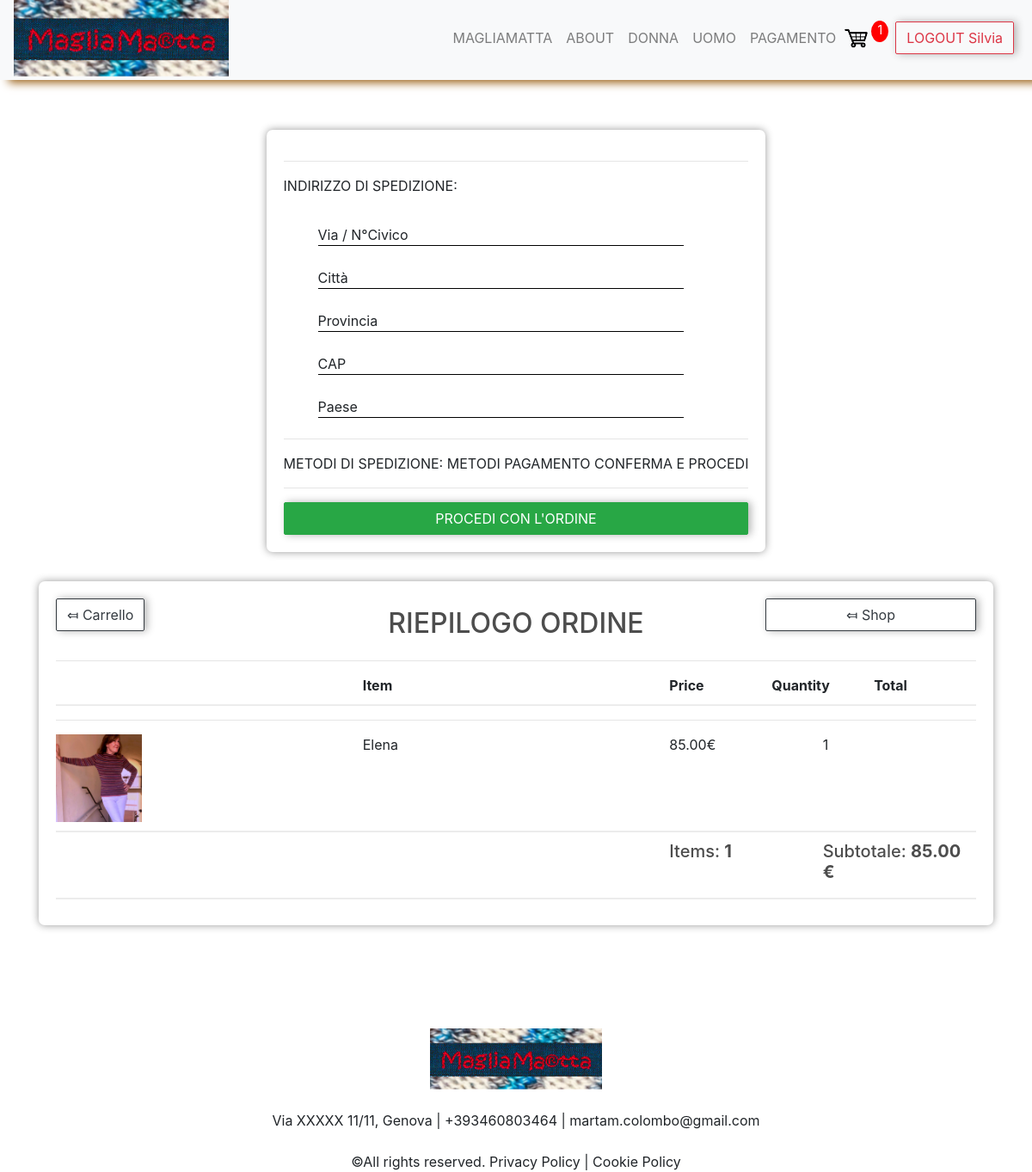
The page /checkout/ (signed in) on the database its author committed.
### main/models.py (models this page shows, shortened)
class OrderItem(models.Model):
    product = models.ForeignKey(Product, on_delete=models.SET_NULL, null=True)
    order = models.ForeignKey(Order, on_delete=models.SET_NULL, null=True)
    quantity = models.IntegerField(default=0,null=True, blank=True)
    date_added = models.DateTimeField(auto_now_add=True, null=True)
    @property
    def get_total(self):
        if self.product.discount_price > 0:
            total = self.product.discount_price*self.quantity
        else:
            total = self.product.price*self.quantity
        return total

class Product(models.Model):
    CHOICESCAT = (
        ('tshirt', 'T-Shirt'),
        ('pullover', "Pullover"),
        ('dress', 'Dress'),
    )
    SIZETYPES = models.TextChoices('Size', 'S S/M M M/L L')
    GENDER = models.TextChoices('Gender', 'WOMEN MEN')
    active = models.BooleanField()
    date = models.DateField(auto_now_add=True)
    NEW_Flag = models.BooleanField(default=False)
    gender = models.CharField(choices=GENDER.choices, max_length=5)
    size = models.CharField(choices=SIZETYPES.choices, max_length=4)
    category = models.CharField(max_length=150, null=False, choices=CHOICESCAT)
    title = models.CharField(max_length=150)
    description = models.CharField(max_length=350)
    text = models.TextField(blank=True)
    price = models.DecimalField(decimal_places=2, max_digits=7)
    discount_price = models.DecimalField(decimal_places=2, max_digits=7, default=0.00)
    discount_Flag = models.BooleanField()
    image = models.ImageField(upload_to='media/')
    digital = models.BooleanField(default=False)
    url = models.URLField(blank=True)
    @property #Errorhandling    in Case ther eis no image file
    def imageURL(self):
        try:
            url = self.image.url
        except:
            url =''
        return url

class Order(models.Model):
    customer = models.ForeignKey(Customer, on_delete=models.SET_NULL, null=True, blank=True)
    date_ordered = models.DateTimeField(auto_now_add=True)
    complete = models.BooleanField(default=False)
    transaction_id = models.CharField(max_length=100, null=True)
    @property
    def get_cart_total(self):
        orderitems = self.orderitem_set.all()
        total = sum([item.get_total for item in orderitems])
        return total
    @property
    def get_cart_items(self):
        orderitems = self.orderitem_set.all()
        total = sum([item.quantity for item in orderitems])
        return total
    @property
    def shipping(self):
        shipping = False
        orderitems = self.orderitem_set.all()
        for i in orderitems:
            if i.product.digital == False:
                shipping = True
        return shipping

### main/views.py (the view)
# urls.py: path('checkout/', views.checkout, name="checkout"),
def checkout(request):
    data = cartData(request)   #function in utils.py
    cartItems = data['cartItems']
    order = data['order']
    items = data['items']
    context = {'items': items, 'order': order,'cartItems':cartItems}
    return render(request, 'main/checkout.html', context)

### main/utils.py (called while the page is built)
def cartData(request):
    if request.user.is_authenticated:
        customer = request.user.customer
        order, created = Order.objects.get_or_create(customer=customer, complete=False)
        items = order.orderitem_set.all()
        cartItems = order.get_cart_items
    else:
        cookieData = cookieCart(request)   #function in utils.py
        cartItems = cookieData['cartItems']
        order = cookieData['order']
        items = cookieData['items']
    return {'cartItems': cartItems, 'order': order, 'items': items}

### main/templates/main/checkout.html (shortened to what this page needs)
{% extends 'base.html' %}
{% load static %}
{% block content %}
<link rel="stylesheet" type="text/css" href="{% static 'main/css/main.css' %}">
<br>
<br>
<div class="container" style=" justify-content: center;">
    <div class="row">
        <div class="col-lg-12" style="display: flex; justify-content: center;">
            <div class="box-element" id="form-wrapper">
                <form id="form">
                    <div id="shipping-info">
                        <hr>
                        <p>INDIRIZZO DI SPEDIZIONE:</p>
                        <ul style="list-style-type:none;  text-align: center">
                            <li>
                                <div style="text-align: center" class="formani">
                                    <input  type="text" name="address" autocomplete="off" required >
                                    <label  for="address" class="label-name">
                                         <span class="content-name left">Via / N°Civico</span>
                                    </label>
                                </div>
                            </li>
                            <li>
                                <div style="text-align: center" class="formani">
                                    <input  type="text" name="city" autocomplete="off" required >
                                    <label  for="city" class="label-name">
                                        <span class="content-name left">Città</span>
                                    </label>
                                </div>
                            </li>
                            <li>
                                <div style="text-align: center" class="formani">
                                    <input  type="text" name="state" autocomplete="off" required >
                                    <label  for="state" class="label-name">
                                        <span class="content-name left">Provincia</span>
                                    </label>
                                </div>
                            </li>
                            <li>
                                <div style="text-align: center" class="formani">
                                    <input  type="text" name="zipcode" autocomplete="off" required >
                                    <label  for="zipcode" class="label-name">
                                        <span class="content-name left">CAP</span>
                                    </label>
                                </div>
                            </li>
                            <li>
                                <div style="text-align: center" class="formani">
                                    <input  type="text" name="country" autocomplete="off" required >
                                    <label  for="country" class="label-name">
                                        <span class="content-name left">Paese</span>
                                    </label>
                                </div>
                            </li>
                        </ul>
                    </div>
                    <hr>
                    <p>METODI DI SPEDIZIONE:   METODI PAGAMENTO     CONFERMA E PROCEDI</p>
                    <hr>
                    <input id="form-button" class="btn btn-success btn-block" type="submit" value="PROCEDI CON L'ORDINE">
                </form>
            </div>
        </div>
    </div>
</div>
<br>
<div class="container">
    <div class="row">
        <div class="col-lg-12">
            <div class="box-element">
                <div class="row">
                    <div class="col-lg-3">
                        <a  class="btn btn-outline-dark" href="{% url 'main:cart' %}">&#10502; Carrello</a>
                    </div>
                    <div class="col-lg-6">
                        <h2 style="text-align:center;">RIEPILOGO ORDINE</h2>
                    </div>
                    <div class="col-lg-3">
                        <a style="" class="btn btn-outline-dark btn-block"
                           href="{% url 'main:home' %}">&#10502; Shop</a>
                    </div>
                </div>
                <hr>
                <div class="cart-row">
                    <div style="flex:3"></div>
                    <div style="flex:3"><strong>Item</strong></div>
                    <div style="flex:1"><strong>Price</strong></div>
                    <div style="flex:1"><strong>Quantity</strong></div>
                    <div style="flex:1"><strong>Total</strong></div>
                </div>
                <hr>
                {% for item in items %}
                <div class="cart-row">
                    <div style="flex:2"><img class="row-image" src="{{item.product.imageURL}}"></div>
                    <div style="flex:2"><p>{{item.product.title}}</p></div>
                    <div style="flex:1"><p>
                        {% if item.product.discount_price %}
                            {{ item.product.discount_price }}€
                        {% else  %}
                            {{ item.product.price }}€
                        {% endif %}</p></div>
                    <div style="flex:1"><p>{{ item.quantity }}</p></div>
                </div>
                {% endfor %}
                <div class="cart-row">
                    <div style="flex:1"></div>
                    <div style="flex:1"></div>
                    <div style="flex:1"></div>
                    <div style="flex:1"></div>
                    <div style="flex:1"><h5>Items: <strong>{{ order.get_cart_items }}</strong></h5></div>
                    <div style="flex:1"><h5>Subtotale: <strong>{{ order.get_cart_total }} €</strong></h5></div>
                </div>
            </div>
        </div>
    </div>
</div>
{% endblock %}

### main/templates/base.html (shortened to what this page needs)
{% load static %}
<!doctype html>
<head>
    <link rel="stylesheet" href="https://cdn.jsdelivr.net/npm/bootstrap@4.5.3/dist/css/bootstrap.min.css"
>
    <link rel="stylesheet" type="text/css" href="{% static 'main/css/main.css' %}">
</head>
<body>
<nav  class="navbar sticky-top navbar-expand-lg navbar-light bg-light scrolling-navbar pt-0 pb-1 "
      style ="box-shadow:hsl(34, 76%, 34%) 10px 3px 10px;">
    <a href="/admin">
        <img src="{% static 'main/magliamatta.png' %}" width="250 " height="90"  class="d-inline-block align-top pb-0">
    </a>
    <div class="collapse navbar-collapse flex-row-reverse" id="navbarNavDropdown">
        <ul class="navbar-nav" style="padding-left:7px; padding-right:5px;">
            <div class="container pr-0">
                <li class="nav-item ">
                    <a class="nav-link" href="/">MAGLIAMATTA</a>
                </li>
                <li class="nav-item">
                    <a class="nav-link"  href="/about">ABOUT</a>
                </li>
                <li class="nav-item">
                    <a class="nav-link"  href="/#donne">DONNA</a>
                </li>
                <li class="nav-item">
                    <a class="nav-link"  href="/#uomini">UOMO</a>
                </li>
                <li class="nav-item">
                    <a class="nav-link"  href="/checkout">PAGAMENTO</a>
                </li>
                <div class="form-inline my-2 my-lg-0 pr-2">
                    <a href="/cart">
                        <img id="cart-icon" src="{% static 'main/images/cartblack.png'%}" alt="Cart" class="pl-0 ml-0">
                    </a>
                    <p id="cart-total">{{cartItems}}</p>
                </div>
                <li>
                    {% if user.username %}
                        <a href="/logout" class="btn btn-outline-danger " > LOGOUT
                            {% if user.first_name %}
                                {{request.user.first_name}}
                            {% else %}
                                {{request.user}}
                            {% endif %}
                        </a>
                    {% endif %}
                </li>
            </div>
        </ul>
    </div>
</nav>
{% block content %}
{% endblock %}
<br/>
<br/>
<br/><br/>
<br/>
</body>
<footer>
    <div class="container-fluid footer text-center">
        <img src="{% static 'main/magliamatta.png' %} " width="200">
        <br/>
        <br/>
        <a> Via XXXXX 11/11, Genova </a>|<a> +393460803464 </a>|<a> martam.colombo@gmail.com</a>
        <br/>
        <br/>
        <a>©All rights reserved. Privacy Policy </a>|<a> Cookie Policy</a>
    </div>
</footer>

### main/static/main/css/main.css (style rules this page uses)
body { background-color: white ; height: 60vh; justify-content: space-around; align-items: center; flex-direction: column; }
h1,h2,h3,h4,h5,h6 { color:hsl(0, 0%, 30%); }
.box-element { box-shadow:hsl(0, 0%, 60%) 0 0 10px; background-color: #fff; border-radius: 7px; border: 200px; padding: 20px; }
#cart-icon { width:33px; display: inline-block; margin-left: 15px; }
#cart-total { display: block; text-align: center; color:#fff; background-color: red; width: 20px; height: 25px; border-radius: 50%; font-size: 14px; }
.col-lg-4, .col-lg-6, .col-lg-8, .col-lg-12 { margin-top: 10px; }
.btn { border-radius: 2px; box-shadow:hsl(0, 0%, 70%) 3px 0px 10px; }
.row-image { width: 100px; }
.cart-row { display: flex; align-items: flex-stretch; padding-bottom: 10px; margin-bottom: 10px; border-bottom: 2px solid #ececec; }
img { max-width: 100%; height: auto; }
.nav-link { padding-left: 5px; padding-right: 5px; }
* { box-sizing: border-box }
.formani { width:85%; position:relative; height:50px; background-color: blue; overflow: hidden; border-style: none ; }
.formani input { width:100%; height:50px; color: #595f6e ; padding-top:10px; border: none; outline: none; }
.formani label { position: absolute; bottom: 0px; left: 0%; width:100%; height:100%; pointer-events: none; border-style: none; border-bottom: 1px solid black; }
.formani label::after { content: ""; position: absolute; bottom: -1px; left: 0px; width:100%; height:100%; border-bottom: 2px solid #b58240 ; transform: translateX(-100%); transition: transform .5s ease; }
.content-name { position: absolute; bottom: 0px; left: 0px; transition: all 0.5s ease; }

### rows shown on the page
OrderItem: product.imageURL (picture), product "Elena", product.price "85.00", quantity "1"
Order: get_cart_items "1", get_cart_total "85.00"

### other values the page prints
{{ cartItems }} "1"
{{ request.user.first_name }} "Silvia"
